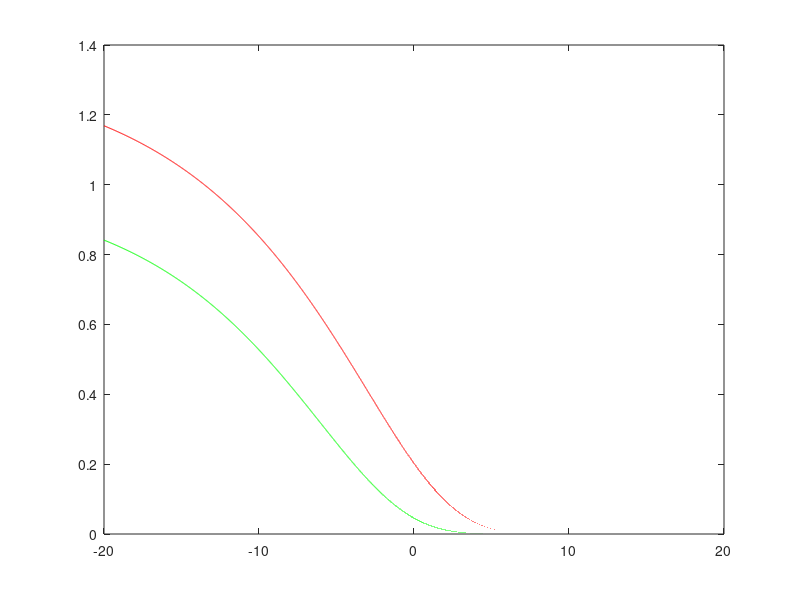

This chart was generated by the following MATLAB code:
clc;
clear all;
snr = 0.01:0.0001:100;
N = length(snr);
%plot(x,y_exact);
x = sqrt(2.*snr); %On off
erfc_x=erfc(x);
y_upper = exp(-(x).^2)/12 + (1/2*pi)^(0.5).*exp(-((x).^2)./2)./(x+1);
plot(10*log10(snr),y_upper,'r');
hold on;
plot(10*log10(snr),erfc_x,'g');
